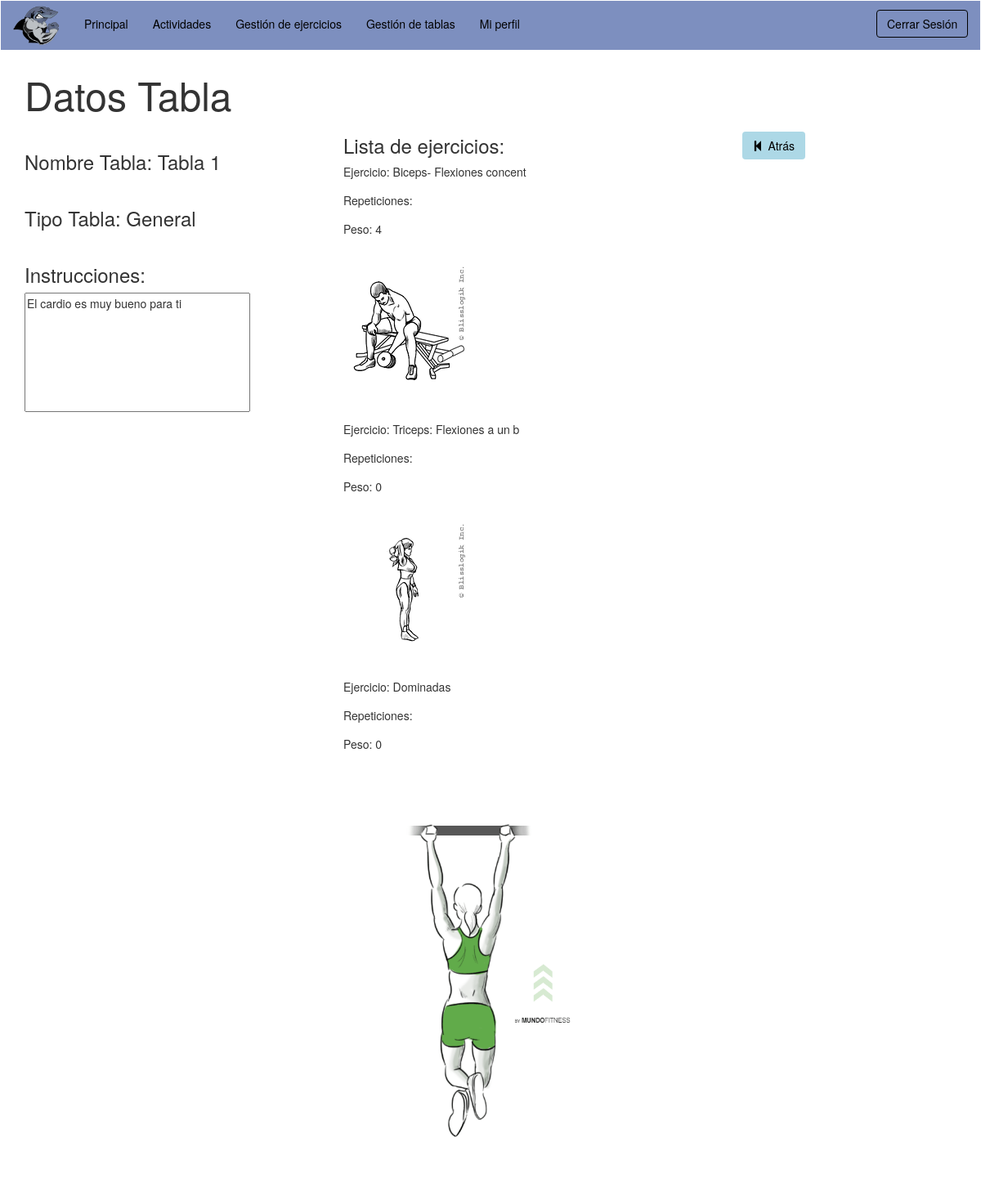
Screenshot of /vistas/v_verTabla.php?id=1 (signed in) with the database file from the repository.
### tables this page shows
CREATE TABLE `tabla` (
  `idTabla` int(11) NOT NULL,
  `nombre` varchar(45) NOT NULL,
  `tipo` varchar(25) NOT NULL,
  `instrucciones` varchar(140) DEFAULT NULL
);

CREATE TABLE `ejercicio` (
  `idEjercicio` int(11) NOT NULL,
  `nombre` varchar(45) NOT NULL,
  `descripcion` varchar(200) DEFAULT NULL,
  `tipo` varchar(45) DEFAULT NULL,
  `tiempo` varchar(15) DEFAULT NULL,
  `peso` int(3) DEFAULT NULL,
  `repeticiones` varchar(25) DEFAULT NULL,
  `URLImagen` longblob,
  `contador` int(11) DEFAULT '0'
);

### modelos/m_gestionarTablas.php (called while the page is built, shortened)
<?php
  require_once '../controladores/c_tabla.php';
  class m_gestionarTablas{
    public function getTabla($id)
    {
      $bd = conexion_BD();
      $sql = "SELECT * FROM tabla where idTabla='".$id."'";
      $result = mysqli_query($bd, $sql);
      return $result;
    }
    public function devolverDatosEjercicioTabla($id){
      $bd = conexion_BD();
      $sql= "SELECT * FROM ejercicio E, tabla_tiene_ejercicio T WHERE T.Tabla_idTabla='".$id."'  AND E.idEjercicio = T.Ejercicio_idEjercicio";
      $result = mysqli_query($bd, $sql);
      return $result;
    }
  }
  ?>

### controladores/c_tabla.php (called while the page is built, shortened)
<?php
require_once '../modelos/m_gestionarTablas.php';
class c_tabla
{
  public static function getTabla($id){
    $modelo_gestionarTablas = new m_gestionarTablas();
    return $modelo_gestionarTablas->getTabla($id);
  }
  public static function devolverDatosEjercicioTabla($id){
          $modelo_gestionarTablas = new m_gestionarTablas();
          return $modelo_gestionarTablas->devolverDatosEjercicioTabla($id);
  }
}
?>

### vistas/v_verTabla.php (the view, shortened to what this page needs)
<?php
    require_once ('../controladores/c_tabla.php');
    $idTabla = $_GET['id'];
    $tabla = c_tabla::getTabla($idTabla);
    $resultado =c_tabla::devolverDatosEjercicioTabla($idTabla);
    if(isset($_SESSION['userID'])  && $_SESSION['connected'] == true && $_SESSION['userType'] == 'Entrenador')
      {
?>
<!DOCTYPE html>
<html lang="en">
  <head>
    <link href="../css/bootstrap.min.css" rel="stylesheet">
    <link href="../css/navbar2.css" rel="stylesheet">
    <link href="../css/botonesGestionar.css" rel="stylesheet">
  </head>
  <body>
   <header>
      <nav class="navbar navbar-default1">
      <div class="container-fluid">
        <div class="navbar-header">
          <a class="navbar-brand" href="#"><img src="../images/navbar-footer/tiburonlogo.png" style="margin-top:-10px;"></img></a>
        </div>
          <div class="collapse navbar-collapse" id="bs-example-navbar-collapse-1" style="margin-top: 3px;">
          <ul class="nav navbar-nav">
            <li><a href="../vistas/v_entrenador.php">Principal</a></li>
            <li><a href="../vistas/v_gestionarActividades.php">Actividades</a></li>
            <li><a href="../vistas/v_gestionarEjercicios.php">Gestión de ejercicios</a></li>
            <li><a href="../vistas/v_gestionarTablas.php">Gestión de tablas</a></li>
            <li><a href="../vistas/v_verPerfil.php">Mi perfil</a></li>
          </ul>
    <ul class="nav navbar-nav navbar-right">
      <div class="form-group">
        <button id="modalButton" type="button" class="btn btn-default1" data-toggle="modal" data-target=".bs-example-modal-sm" style="margin-left: 10px;">Cerrar Sesi&oacuten</button>
      </div>
    </ul>
</nav>
</header>
    <div class="container">
      <p style="font-size: -webkit-xxx-large;" id="actividades">Datos Tabla</p>
       <div class="row" >
       <div class="btn-group col-xs-12 col-sm-4 col-md-4 col-lg-4">
       <?php
       if($tabla!=null){
          foreach ($tabla as $reg) {
      ?>
         <div>
          <br />
          <label for="nombre" style="margin-right:5px; font-weight:normal;"><p style="font-size: x-large;">Nombre Tabla: <?php echo $reg['nombre']; ?></p></label>
          <br />
        </div>
		   <div>
          <br />
          <label for="tipo" style="margin-right:5px; font-weight:normal;"><p style="font-size: x-large;">Tipo Tabla: <?php echo $reg['tipo']; ?></p></label>
          <br />
        </div>
        <div>
          <br />
          <label for="instrucciones" style="margin-right:5px; font-weight:normal; font-size: x-large;">Instrucciones:</label><br />
          <textarea name="instrucciones" rows="7" cols="34"  required="" readonly><?php echo $reg['instrucciones']; ?></textarea><br />
        </div>
      </div>
      <?php
        }
      }
      ?>
        <div class="btn-group col-xs-12 col-sm-6 col-md-5 col-lg-5">
		    <label style="margin-right:5px; font-weight:normal; font-size: x-large;">Lista de ejercicios:</label><br />
<?php
      if($tabla!=null){
        foreach ($resultado as $reg2) {
          ?>
        	<p><label for="ejercicios" style="font-weight:normal;">Ejercicio: <?php echo($reg2['nombre']); ?></label></p>
          <?php
            if($reg2['tipo']=='cardio'){
          ?>
          <p><label for="tiempo" style="font-weight:normal;">Tiempo: <?php echo($reg2['tiempo']); ?></label></p>
          <?php
           }else if($reg2['tipo']=='resistencia'){
          ?>
          <p><label for="tiempo" style="font-weight:normal;">Tiempo: <?php echo($reg2['tiempo']); ?></label></p>
          <p><label for="peso" style="font-weight:normal;">Peso: <?php echo($reg2['peso']); ?></label></p>
          <?php
            }else{
          ?>
          <p><label for="repeticiones" style="font-weight:normal;">Repeticiones: <?php echo($reg2['repeticiones']); ?></label></p>
          <p><label for="peso" style="font-weight:normal;">Peso: <?php echo($reg2['peso']); ?></label></p>
          <?php
            }
          ?>
                   <?php echo "<div  style=\"margin-top:30px;\">";
                   echo "<img alt=\"Imagen\" src=\""."../images/ejercicios/".$reg2['URLImagen']."\" style=\"max-width: 70%;\">";?>
              <br>
              <br>
              <br>
          </div>
          <?php
          } echo "</div>"; }
          ?>
        <div class="btn-group col-xs-12 col-sm-2 col-md-2 col-lg-2">
          <a href="v_gestionarTablas.php" style="text-decoration: none;"><button type="button" class="btn btn-default2" id="botonAtras"><span class="glyphicon glyphicon-step-backward" style="margin-right: 5px;"></span>Atr&aacutes</button></a>
        </div>
          </div>
          </div>
  </body>
</html>
<?php
}
?>

### css/navbar2.css (style rules this page uses)
.container-fluid, #ulDrop { background-color: #7d8fbf; color: black; }
a { color: black; }
#modalButton { margin-top: 8px; color: 7d8fbf; border-color:black; }
button.btn.btn-default1 { display: inline-block; vertical-align: middle; -webkit-transform: perspective(1px) translateZ(0); transform: perspective(1px) translateZ(0); box-shadow: 0 0 1px transparent; position: relative; overflow: hidden; background-color: transparent; border-style: solid; border-color: black; }
button.btn.btn-default1:before { content: ""; position: absolute; z-index: -1; left: 0; right: 100%; top: 0; background: #FFF; height: 4px; -webkit-transition-property: right; transition-property: right; -webkit-transition-duration: 0.3s; transition-duration: 0.3s; -webkit-transition-timing-function: ease-out; transition-timing-function: ease-out; }
textarea { resize:none; }

### css/botonesGestionar.css (style rules this page uses)
#botonAtras { background-color: lightblue; color: black; }

### rows the page displays
tabla: nombre "Tabla 1", tipo "General", instrucciones "El cardio es muy bueno para ti"
ejercicio: nombre "Biceps- Flexiones concent", peso "4", URLImagen (picture)
ejercicio: nombre "Triceps: Flexiones a un b", peso "0", URLImagen (picture)
ejercicio: nombre "Dominadas", peso "0", URLImagen (picture)
